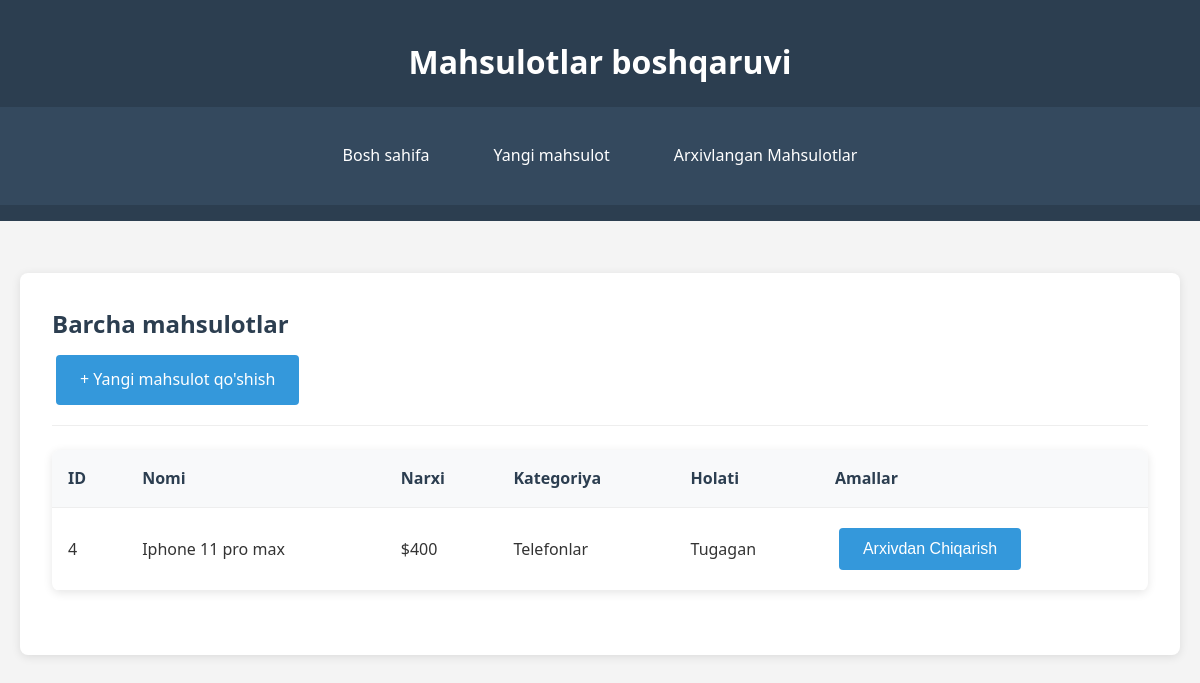
The app's page /archived-products/ with its own data.
### apps/models.py (models this page shows, shortened)
class Product(Model):
    name = CharField(max_length=120)
    price = PositiveIntegerField()
    count = PositiveIntegerField()
    description = TextField()
    image = ImageField(upload_to='products/')
    category = ForeignKey('apps.Category', CASCADE, related_name='products')
    created_at = DateTimeField(auto_now_add=True)
    updated_at = DateTimeField(auto_now=True)
    is_archived = BooleanField(default=False)

class Category(Model):
    name = CharField(max_length=120)

### apps/views.py (the view)
# urls.py: path('archived-products/', ArchivedProductListView.as_view(), name='archived-products-page'),
class ArchivedProductListView(ListView):
    queryset = Product.objects.filter(is_archived=True)
    context_object_name = 'products'
    template_name = 'archived-product-list.html'

### templates/archived-product-list.html (shortened to what this page needs)
{% extends 'base.html' %}
{% block context %}
    <main class="container">
        <div class="card">
            <div class="card-header">
                <h2 class="card-title">Barcha mahsulotlar</h2>
                <a href="{% url 'create-page' %}" class="btn btn-primary">+ Yangi mahsulot qo'shish</a>
            </div>
            <div style="margin-bottom: 2rem;">
                <table class="table">
                    <thead>
                    <tr>
                        <th>ID</th>
                        <th>Nomi</th>
                        <th>Narxi</th>
                        <th>Kategoriya</th>
                        <th>Holati</th>
                        <th>Amallar</th>
                    </tr>
                    </thead>
                    <tbody>
                    {% for product in products %}
                        <tr>
                            <td>{{ product.id }}</td>
                            <td>{{ product.name }}</td>
                            <td>${{ product.price }}</td>
                            <td>{{ product.category.name }}</td>
                            <td>{% if product.count %}
                                Mavjud
                            {% else %}
                                Tugagan
                            {% endif %} </td>
                            <td>
                                <form action="{% url 'archive-product' product.pk %}" method="POST">
                                    <button class="btn btn-primary">Arxivdan Chiqarish</button>
                                </form>
                            </td>
                        </tr>
                    {% endfor %}
                    </tbody>
                </table>
            </div>
        </div>
    </main>
{% endblock %}

### apps/static/apps/css/main.css (style rules this page uses)
* { margin: 0; padding: 0; box-sizing: border-box; }
body { font-family: "Segoe UI", Tahoma, Geneva, Verdana, sans-serif; line-height: 1.6; color: #333; background-color: #f4f4f4; }
.container { max-width: 1200px; margin: 0 auto; padding: 20px; }
.card { background: white; border-radius: 8px; box-shadow: 0 2px 10px rgba(0, 0, 0, 0.1); padding: 2rem; margin-bottom: 2rem; }
.card-header { border-bottom: 1px solid #eee; padding-bottom: 1rem; margin-bottom: 1.5rem; }
.card-title { color: #2c3e50; margin-bottom: 0.5rem; }
.btn { display: inline-block; padding: 0.75rem 1.5rem; border: none; border-radius: 4px; text-decoration: none; cursor: pointer; font-size: 1rem; transition: all 0.3s; margin: 0.25rem; }
.btn-primary { background: #3498db; color: white; }
.table { width: 100%; border-collapse: collapse; background: white; border-radius: 8px; overflow: hidden; box-shadow: 0 2px 10px rgba(0, 0, 0, 0.1); }
.table th, .table td { padding: 1rem; text-align: left; border-bottom: 1px solid #eee; }
.table th { background: #f8f9fa; font-weight: 600; color: #2c3e50; }

### records on screen
Product: id "4", name "Iphone 11 pro max", price "400", category.name "Telefonlar", count "Tugagan"
